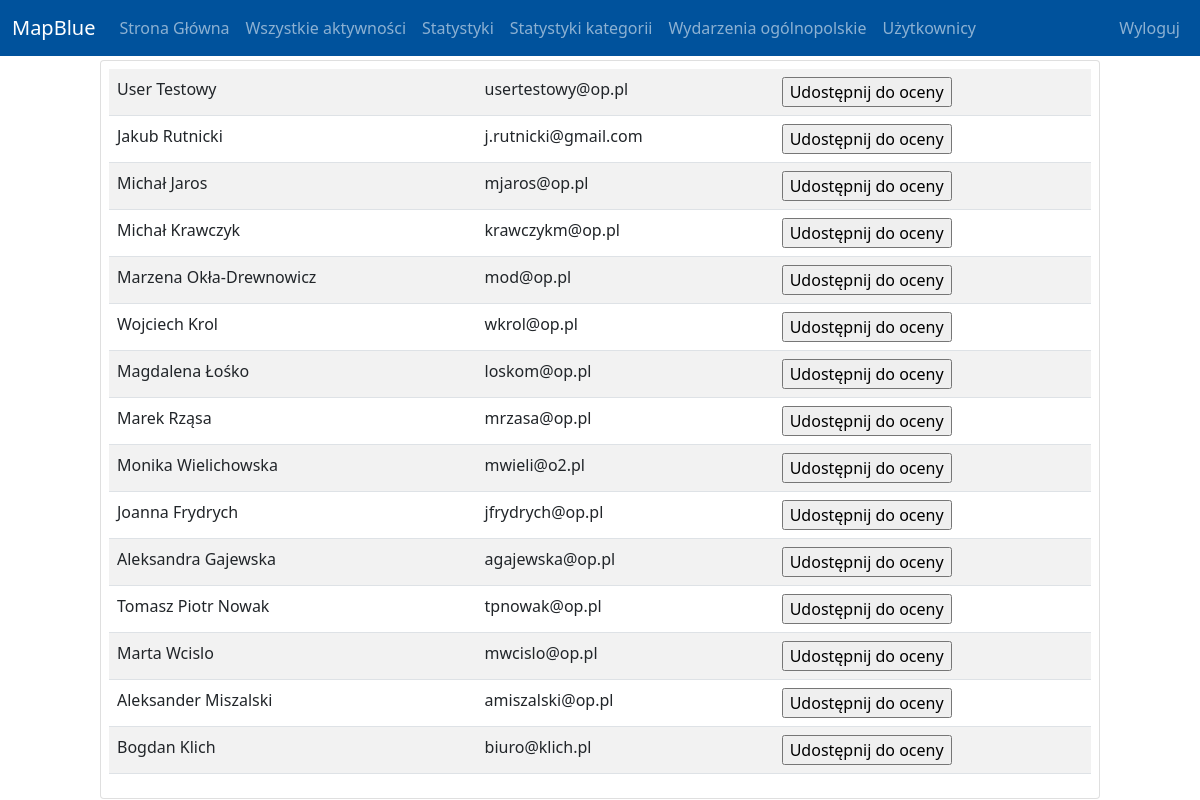
The app's page /admin_ostatnie_aktywnosci_udostępnij.php (signed in) with its own data.
### tables this page shows
CREATE TABLE `users` (
  `ID` int(11) NOT NULL,
  `ADMIN` tinyint(1) NOT NULL,
  `LOGIN` varchar(100) NOT NULL,
  `PASSWORD` varchar(100) NOT NULL,
  `IMIE` varchar(100) NOT NULL,
  `NAZWISKO` varchar(100) NOT NULL,
  `EMAIL` varchar(100) NOT NULL,
  `NR_OKREGU` int(3) NOT NULL,
  `FUNKCJA` varchar(100) NOT NULL,
  `SPECJALIZACJA` varchar(65) NOT NULL,
  `TELEFON` varchar(13) NOT NULL,
  `IS_ACTIVE` tinyint(1) NOT NULL,
  `Profilowe` varchar(100) NOT NULL
);

### admin_ostatnie_aktywnosci_udostępnij.php (the view, shortened to what this page needs)
<?php
include('dbconfig.php');
?>
<!DOCTYPE HTML>
<html>
<head>
<link href="https://cdn.jsdelivr.net/npm/bootstrap@5.0.2/dist/css/bootstrap.min.css" rel="stylesheet">
<link rel="stylesheet" href="colors.css">
</head>
<body>
<nav class="navbar navbar-expand-lg navbar-dark blue">
  <div class="container-fluid">
    <a class="navbar-brand" href="main.php">MapBlue</a>
    <div class="collapse navbar-collapse" id="navbarSupportedContent">
    <ul class="navbar-nav me-auto">
    <li class="nav-item">
        <a class="nav-link" href="main.php">Strona Główna</a>
      </li>
      <li class="nav-item">
        <a class="nav-link" href="admin_aktywnosci.php">Wszystkie aktywności</a>
      </li>
	  <li class="nav-item">
        <a class="nav-link" href="admin_statystyki.php">Statystyki</a>
      </li>
	  <li class="nav-item">
        <a class="nav-link" href="admin_statystyki_kategorie.php">Statystyki kategorii</a>
      </li>
	  <li class="nav-item">
        <a class="nav-link" href="admin_wydarzenie_krajowe.php">Wydarzenia ogólnopolskie</a>
      </li>
	  <li class="nav-item">
        <a class="nav-link" href="admin_users.php">Użytkownicy</a>
      </li>
    </ul>
    <ul class="navbar-nav">
	  <li class="nav-item">
        <a class="nav-link" href="logout.php">Wyloguj</a>
      </li>
    </ul>
    </div>
  </div>
</nav>
<div class="container-fluid p-2 card mt-1" style="max-width:1000px;">
<?php
$sql="SELECT * FROM users where users.ADMIN = 0";
$result = $conn->query($sql);
?>
<table class="table table-striped">
<?php
while($row = $result->fetch_assoc())
{
	echo "<tr>";
	echo "<td>".$row["IMIE"]." ".$row["NAZWISKO"]."</td>";
	echo "<td>".$row["EMAIL"]."</td>";
	echo "<td>
	<form action='admin_ostatnie_aktywnosci.php' method='post'>
	<input type='hidden' name='begin' value=".$_POST["begin"].">
	<input type='hidden' name='end' value=".$_POST["end"].">
	<input type='hidden' name='limit' value=".$_POST["limit"].">
	<input type='hidden' name='id_aktywnosci_udostepnij' value=".$_POST["id_aktywnosci"].">
	<input type='hidden' name='id_usera_udostepnij' value=".$row["ID"].">
	<input type='submit' value='Udostępnij do oceny'>
	</form></td>";
	echo "</tr>";
}
?>
</table>
</div>
</body>
</html>

### colors.css (style rules this page uses)
.blue { background-color: #00529c; color:white; }
body { color:#334652; }

### records on screen
users: IMIE "User", NAZWISKO "Testowy", EMAIL "usertestowy@op.pl"
users: IMIE "Jakub", NAZWISKO "Rutnicki", EMAIL "j.rutnicki@gmail.com"
users: IMIE "Michał", NAZWISKO "Jaros", EMAIL "mjaros@op.pl"
users: IMIE "Michał", NAZWISKO "Krawczyk", EMAIL "krawczykm@op.pl"
users: IMIE "Marzena", NAZWISKO "Okła-Drewnowicz", EMAIL "mod@op.pl"
users: IMIE "Wojciech", NAZWISKO "Krol", EMAIL "wkrol@op.pl"
users: IMIE "Magdalena", NAZWISKO "Łośko", EMAIL "loskom@op.pl"
users: IMIE "Marek", NAZWISKO "Rząsa", EMAIL "mrzasa@op.pl"
users: IMIE "Monika", NAZWISKO "Wielichowska", EMAIL "mwieli@o2.pl"
users: IMIE "Joanna", NAZWISKO "Frydrych", EMAIL "jfrydrych@op.pl"
users: IMIE "Aleksandra", NAZWISKO "Gajewska", EMAIL "agajewska@op.pl"
users: IMIE "Tomasz Piotr", NAZWISKO "Nowak", EMAIL "tpnowak@op.pl"
users: IMIE "Marta", NAZWISKO "Wcislo", EMAIL "mwcislo@op.pl"
users: IMIE "Aleksander", NAZWISKO "Miszalski", EMAIL "amiszalski@op.pl"
users: IMIE "Bogdan", NAZWISKO "Klich", EMAIL "biuro@klich.pl"
